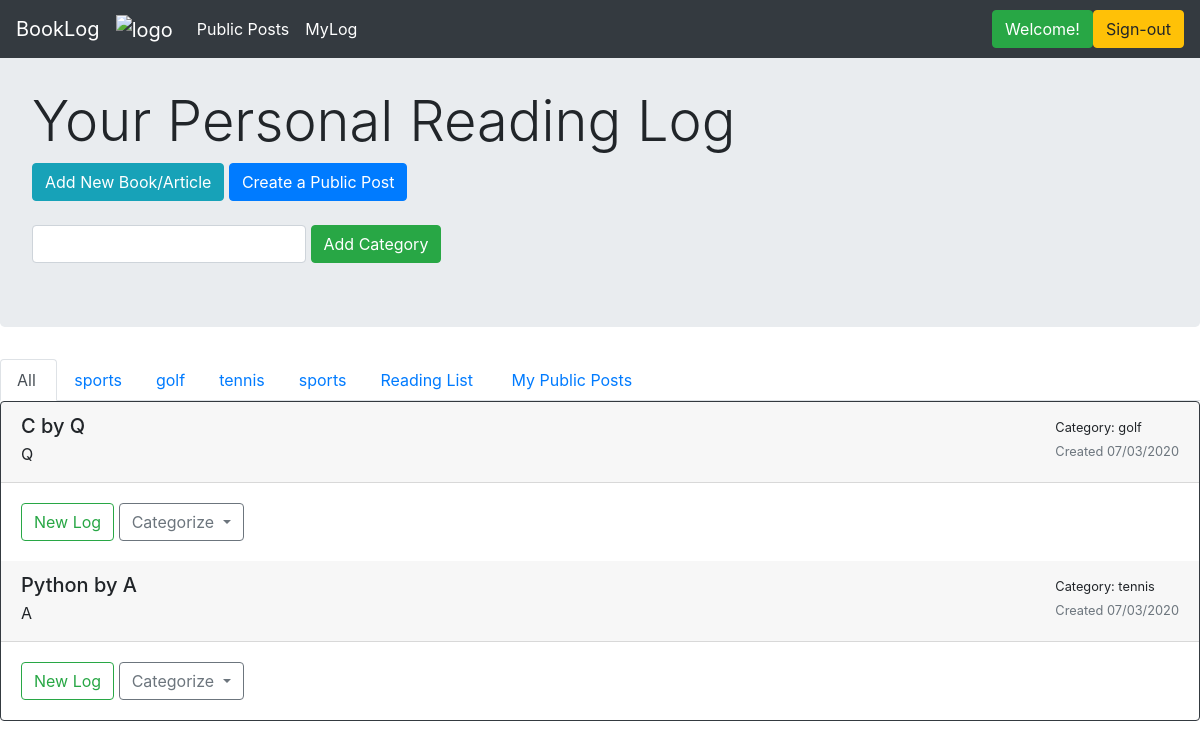
Page /myLog (signed in) on the earlier database version.
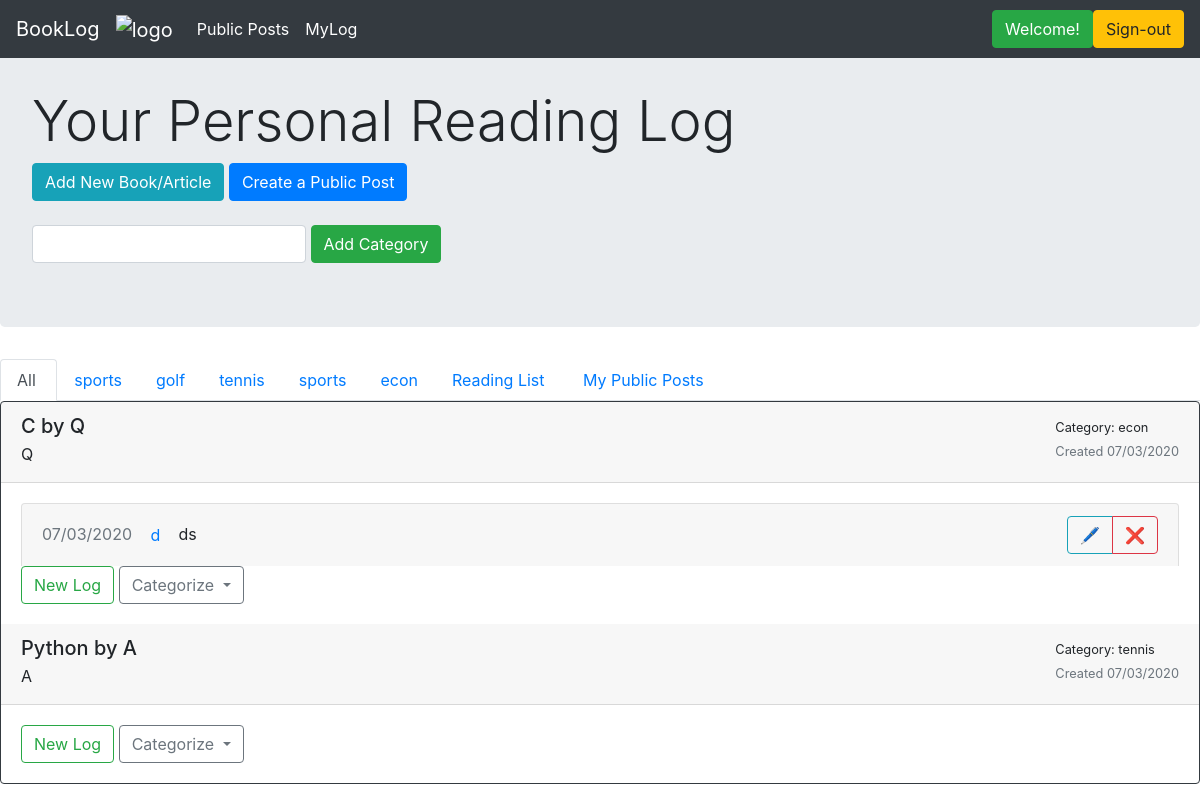
Same page on the later database version.
### application/models.py (models this page shows)
class Category(db.Model):
    __tablename__ = 'categories'
    id = db.Column(db.Integer, primary_key=True)
    name = db.Column(db.String(150), index=True, nullable=False, unique=False)
    user_id = db.Column(db.Integer, ForeignKey('users.id'), nullable=False, index=False)
    user = relationship("User", backref="categories", foreign_keys=[user_id])

class Book(db.Model):
    __tablename__ = 'books_and_other_readings'
    id = db.Column(db.Integer, primary_key=True)
    title = db.Column(db.String(80), index=True, unique=False, nullable=False)
    author = db.Column(db.String(80), index=False, unique=False, nullable=True)
    date_started = db.Column(db.DateTime, index=False, unique=False, nullable=False)
    description = db.Column(db.Text, index=False, unique=False, nullable=True)
    complete = db.Column(db.Boolean, index=False, unique=False, nullable=True)
    user_id = db.Column(db.Integer, ForeignKey('users.id'), nullable=False, index=True)
    user = relationship("User", backref = "books", foreign_keys=[user_id])
    cat_id = db.Column(db.Integer, ForeignKey('categories.id'), nullable=True, index=True)
    category = relationship("Category", backref="books", foreign_keys=[cat_id])

class BookUpdate(db.Model):
    __tablename__ = 'book_updates'
    id = db.Column(db.Integer, primary_key=True)
    title = db.Column(db.String(100), index=True, unique=False, nullable=False)
    date_created = db.Column(db.DateTime, index=False, unique=False, nullable=False)
    pages = db.Column(db.String(100), index=False, unique=False, nullable=True)
    text = db.Column(db.Text, index=False, unique=False, nullable=False)
    book_id = db.Column(db.Integer, ForeignKey('books_and_other_readings.id'), nullable=False, index=True)
    book = relationship("Book", backref = "book_updates", foreign_keys=[book_id])

### application/routes.py (the view)
@main_bp.route("/myLog", methods=['GET'])
@login_required
def myLog():
    user = User.query.filter_by(id=session.get("user_id")).first()
    books = user.books
    cats = user.categories
    return render_template("mylog.html", name=session.get("user_id"), user=user, books=books, cats=cats)

### application/auth.py (called while the page is built)
@auth_bp.before_app_request
def load_logged_in_user():
    user_id = session.get('user_id')
    if user_id is None:
        g.user = None
    else:
        g.user = User.query.filter_by(id=user_id).first()

def login_required(view):
    @functools.wraps(view)
    def wrapped_view(**kwargs):
        if g.user is None:
            return redirect(url_for('auth_bp.login'))
        return view(**kwargs)
    return wrapped_view

### application/routes.py (called while the page is built)
@main_bp.before_app_request
def load_logged_in_user():
    user_id = session.get('user_id')
    if user_id is None:
        g.user = None
    else:
        g.user = User.query.filter_by(id=user_id).first()

### application/templates/mylog.html (shortened to what this page needs)
{% extends 'layout.html' %}
{% block content %}
<div class="jumbotron">
    <br>
    <h1 class="display-4">Your Personal Reading Log</h1>
    <a href="{{url_for('main_bp.create_new')}}" class="btn btn-info" role="button">Add New Book/Article</a>
    <a href="{{url_for('main_bp.create_public_post')}}" class="btn btn-primary" role="button">Create a Public Post</a>
    <br>
    <br>
    <div class="form-inline">
        <form action="{{url_for('main_bp.create_new_cat')}}" method="POST">
          <input type="text" class="form-control" id="title"  name="title" required>
          <button type="submit" class="btn btn-success">Add Category</button>
        </form>
    </div>
</div>
<ul class="nav nav-tabs">
  <li class="nav-item"> <a class="nav-link active" href="#">All&nbsp;</a> </li>
  {% for cat in cats %}
      <li class="nav-item"> <a class="nav-link" href="{{url_for('main_bp.myLogCat', cat_id=cat.id)}}">{{cat.name}}</a> </li>
  {% endfor %}
  <li class="nav-item"> <a class="nav-link" href="{{ url_for('main_bp.reading_list')}}">Reading List&nbsp;</a></li>
  <li class="nav-item"> <a class="nav-link" href="{{ url_for('main_bp.my_public_posts')}}">My Public Posts&nbsp;&nbsp;</a></li>
  <div class="btn-toolbar" role="toolbar">
  </div>
</ul>
<div class="card text-left border-dark mb-3">
{% for book in books|reverse %}
  <div class="card-header position-sticky justify-content-between">
      <div class="float-right">
      <small>Category: {{book.category.name}}</small> <br>
      <small class="text-muted">Created {{ book.date_started.strftime("%m/%d/%Y") }}</small>
      </div>
      {% if book.author != "" %}
          <h5 class="mb-1">{{ book.title }} by {{ book.author }}</h5>
      {% else %}
          <h5 class="mb-1">{{ book.title }}</h5>
      {% endif %}
      <p class="mb-1"> {{ book.description }} </p>
  </div>
  <div class="card-body">
  {% for log in book.book_updates|reverse %}
  <div class="list-group">
    <div class="accordion" id="accordionExample">
         <div class="card">
            <div class="card-header" id="headingTwo">
            <div class="float-right">
                <div class="btn-group" role="group" aria-label="Basic example">
                   <button class="btn btn-outline-info" type="button" data-toggle="collapse" area-expanded="false" data-target={{"#logEdit" + log.title|string}}>&#128394;</button>
                   <a href="{{url_for('main_bp.delete_log', log_id=log.id)}}" class="btn btn-outline-danger" role="button">&#10060;</a>
                </div>
            </div>
            <h5 class="mb-0">
              <small class="text-muted">{{ log.date_created.strftime("%m/%d/%Y") }}</small>
              <button class="btn btn-link collapsed" type="button" data-toggle="collapse" data-target={{"#collapseTwo" + log.title|string}} aria-expanded="false" aria-controls="collapseTwo">
              {{ log.title }}
              </button>
              <small> {{log.pages}}</small>
            </h5>
            </div>
      </div>
    </div>
  </div>
  {% endfor %}
  <div class="end">
  <button class="btn btn-outline-success" type="button" data-toggle="collapse" area-expanded="false" data-target={{"#log" + loop.index|string}}>New Log</button>
  <button class="btn btn-outline-secondary dropdown-toggle" type="button" id="dropdownMenuButton" data-toggle="dropdown" aria-haspopup="true" aria-expanded="false">
    Categorize
  </button>
    </div>
    </div>
{% endfor %}
</div>
{% endblock %}

### application/templates/layout.html (shortened to what this page needs)
<!DOCTYPE html>
<html lang="en">
  <head>
    <link rel="stylesheet" href="https://maxcdn.bootstrapcdn.com/bootstrap/4.5.0/css/bootstrap.min.css">
  </head>
  <body>
    <nav class="navbar navbar-expand-lg navbar-dark bg-dark fixed-top">
       <a class="navbar-brand" href="{{url_for('main_bp.hello')}}">BookLog</a>
       <a class="navbar-brand" href="{{url_for('main_bp.hello')}}"">
            <img src="https://raw.githubusercontent.com/abhinavmodugula/reading_log/master/application/static/images/logo.png" alt="logo" style="width:40px;">
       </a>
       <div class="collapse navbar-collapse" id="navbarSupportedContent">
          <ul class="navbar-nav mr-auto">
             <li class="nav-item active">
             <a class="nav-link" href="{{url_for('main_bp.all_public_posts')}}">Public Posts <span class="sr-only">(current)</span></a></li>
             <li class="nav-item"> <a class="nav-link active" href="{{url_for('main_bp.myLog')}}">MyLog</a> </li>
          </ul>
          {% if user != "None" %}
              <a href="#" class="btn btn-success" role="button">Welcome!</a>
              <a href="{{url_for('auth_bp.signout')}}" class="btn btn-warning" role="button">Sign-out</a>
          {% else %}
              <a href="{{url_for('auth_bp.login')}}" class="btn btn-success" role="button">Log-in</a>
              <a href="{{url_for('auth_bp.signup')}}" class="btn btn-primary" role="button">Sign-up</a>
          {% endif %}
       </div>
    </nav>
    {% block content %}{% endblock %}
  </body>
</html>

Differences in the rows shown:
added Category: name "econ"
changed Book: category.name "golf" → "econ"
added BookUpdate: date_created "07/03/2020", title "d", pages "ds", shown under Book "econ"
